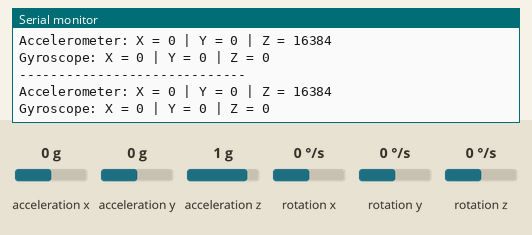
The sketch below on a simulated Arduino Uno, built with avr-gcc and run on an emulated ATmega328P. Shown: the last lines printed to the serial monitor. The test bench sets the inputs (shaded band); at power-on: acceleration z 1 g, acceleration x 0 g, acceleration y 0 g, rotation x 0 °/s, rotation y 0 °/s, rotation z 0 °/s.

Above: at 1.2 s.
1.3 s: acceleration z set to -1.4 g
At 1.49 s:
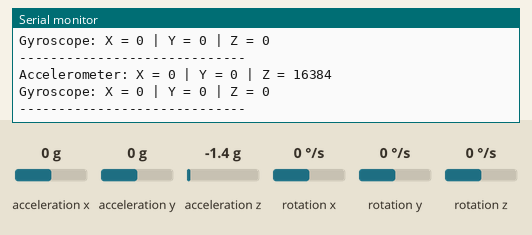
4.4 s: acceleration x set to -1.4 g
At 4.79 s:
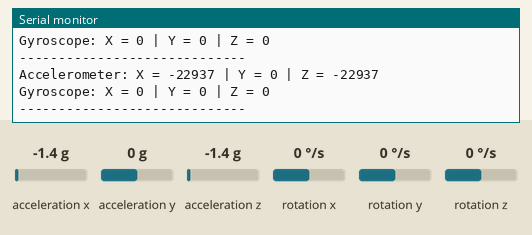
5.9 s: acceleration y set to -1.4 g
At 6.46 s:
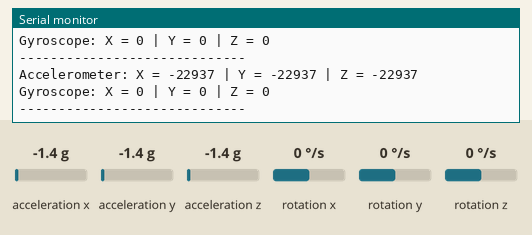
7.4 s: rotation x set to -192 °/s
At 8.14 s:
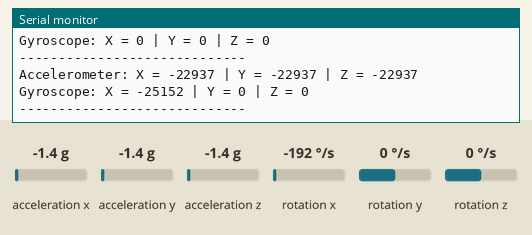
8.9 s: rotation y set to -192 °/s
At 9.84 s:
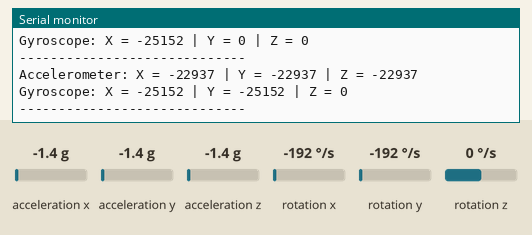
10.4 s: rotation z set to -192 °/s
At 10.98 s:
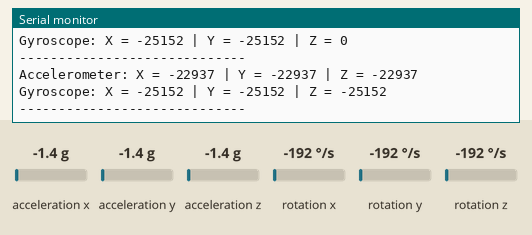

The sketch:

serial.gyro.ino
```cpp
#include <Wire.h>
#include <MPU6050.h>

MPU6050 mpu;

void setup() {
  Serial.begin(9600);         // Mulai komunikasi serial
  Wire.begin();               // Mulai komunikasi I2C
  mpu.initialize();           // Inisialisasi sensor MPU6050

  if (mpu.testConnection()) {
    Serial.println("MPU6050 berhasil terhubung.");
  } else {
    Serial.println("MPU6050 tidak terhubung!");
    while (1);  // Hentikan jika tidak terhubung
  }
}

void loop() {
  // Variabel untuk menyimpan data sensor
  int16_t ax, ay, az;         // Data accelerometer
  int16_t gx, gy, gz;         // Data gyroscope

  // Baca data accelerometer dan gyroscope
  mpu.getMotion6(&ax, &ay, &az, &gx, &gy, &gz);

  // Tampilkan data accelerometer
  Serial.print("Accelerometer: ");
  Serial.print("X = "); Serial.print(ax);
  Serial.print(" | Y = "); Serial.print(ay);
  Serial.print(" | Z = "); Serial.println(az);

  // Tampilkan data gyroscope
  Serial.print("Gyroscope: ");
  Serial.print("X = "); Serial.print(gx);
  Serial.print(" | Y = "); Serial.print(gy);
  Serial.print(" | Z = "); Serial.println(gz);

  Serial.println("-----------------------------");
  delay(500);  // Tunggu 500ms sebelum pembacaan berikutnya
}

//no 1
```

Measured:
- after the input at 4.4 s, the serial monitor: prints a new line at once (image 2)
- after the input at 5.9 s, the serial monitor: prints a new line after 0.18 s (image 3)
- after the input at 7.4 s, the serial monitor: prints a new line after 0.41 s (image 4)
- after the input at 8.9 s, the serial monitor: prints a new line after 0.60 s (image 5)
- after the input at 10.4 s, the serial monitor: prints a new line after 0.24 s (image 6)
